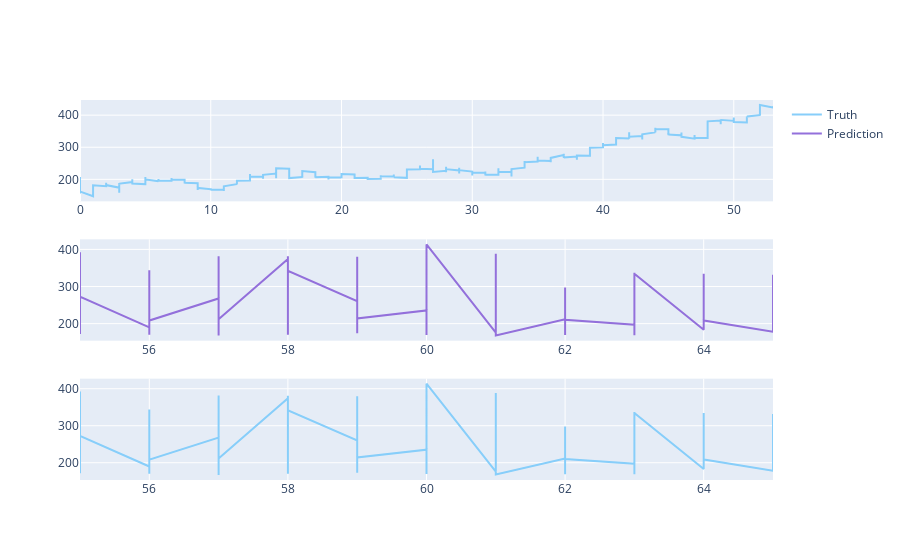

Notebook code for this chart:
### Code cell
fig = make_subplots(rows=3, cols=1)
fig.add_trace(go.Scatter(x=temp.index // 15, y=df.Close,
                         name='Truth',
                         marker_color='LightSkyBlue'), row=1, col=1)


fig.add_trace(go.Scatter(x=(len(temp) // 15 + (temp.index // 15)),
                         y=y_pred,
                         name='Prediction',
                         marker_color='MediumPurple'), row=2, col=1)

fig.add_trace(go.Scatter(x=(len(temp) // 15 + (temp.index // 15)),
                         y=y_test,
                         name='Truth',
                         marker_color='LightSkyBlue',
                         showlegend=False), row=3, col=1)



fig.show()

### Figure 1 — Plotly figure (JSON) as saved in the notebook; plotly's stock layout.template omitted (floating-point values rounded to 4 significant figures; data arrays with more than 128 entries replaced by an {"elided": "..."} marker saying what was removed)
{"data": [{"marker": {"color": "LightSkyBlue"}, "name": "Truth", "type": "scatter", "x": {"elided": "835 int values"}, "xaxis": "x", "y": {"elided": "801 float values"}, "yaxis": "y"}, {"marker": {"color": "MediumPurple"}, "name": "Prediction", "type": "scatter", "x": {"elided": "835 int values"}, "xaxis": "x2", "y": {"elided": "161 float values"}, "yaxis": "y2"}, {"marker": {"color": "LightSkyBlue"}, "name": "Truth", "showlegend": false, "type": "scatter", "x": {"elided": "835 int values"}, "xaxis": "x3", "y": {"elided": "161 float values"}, "yaxis": "y3"}], "layout": {"xaxis": {"anchor": "y", "domain": [0, 1]}, "xaxis2": {"anchor": "y2", "domain": [0, 1]}, "xaxis3": {"anchor": "y3", "domain": [0, 1]}, "yaxis": {"anchor": "x", "domain": [0.7333, 1]}, "yaxis2": {"anchor": "x2", "domain": [0.3667, 0.6333]}, "yaxis3": {"anchor": "x3", "domain": [0, 0.2667]}}}
